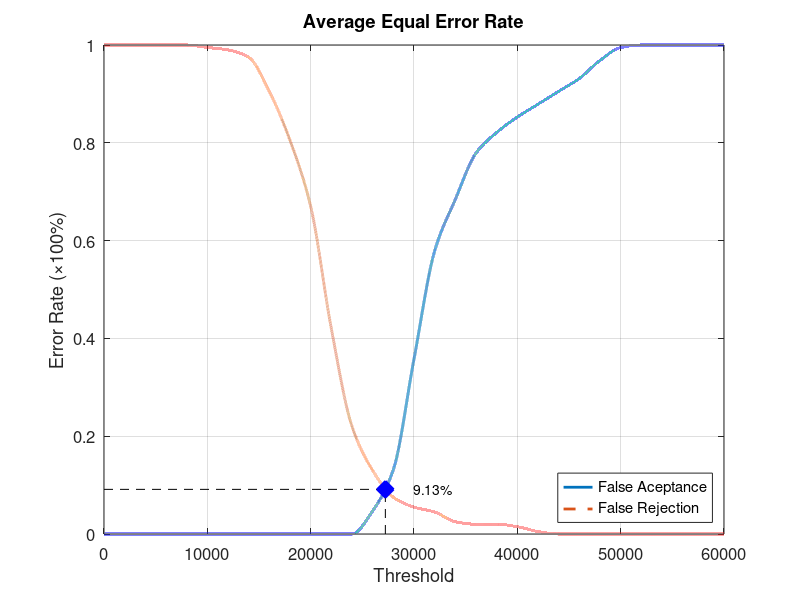
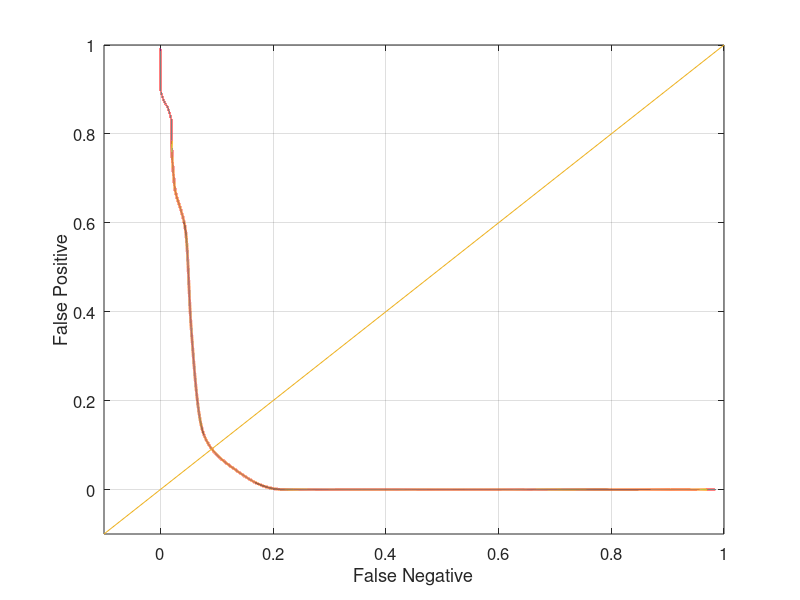

These charts were generated, in order, by the following MATLAB code:
function yEER = Database3_2
close all;
clear;
clc;
x = 0:2000:60000;
xq = 0:0.5:60000;

y0 = [0 0 0 0 0 0 0 0 0 0 0 0 0 0.0473684 0.131579 0.357895 0.578947 0.684211 0.778947 0.821053 0.852632 0.878947 0.905263 0.931579 0.968421 0.994737 1 1 1 1 1];
yy0 = interp1(x, y0, xq, 'pchip');
y1 = [1 1 1 1 1 0.995 0.99 0.975 0.905 0.805 0.67 0.42 0.22 0.13 0.075 0.055 0.045 0.025 0.02 0.02 0.015 0.005 0 0 0 0 0 0 0 0 0];
yy1 = interp1(x, y1, xq, 'pchip');

% Calculating EER: 
y2 = abs(y0 - y1);
find(y2 == min(y2))
yy2 = abs(yy0 - yy1);
xEER = find(yy2 == min(yy2));
xEERIndex = xq(xEER) % X-axis EER
yEER = yy0(xEER) % Y-axis EER

main = figure
plot(xq, yy0,'-','LineWidth', 2);	hold on
plot(xq, yy1,'--','LineWidth', 2);	hold on
plot([xEERIndex xEERIndex], [0 yEER], 'k--');	hold on
plot([0 xEERIndex], [yEER yEER], 'k--');	hold on
plot(xEERIndex, yEER, 'bx', 'LineWidth', 10);	hold on
text(xEERIndex + 10 * xEERIndex / 100, yEER, [num2str(round((10000 * yEER)) / 100) '%'])
legend('False Aceptance', 'False Rejection', 'Location', 'SouthEast')
xlabel('Threshold')
ylabel('Error Rate (\times100%)')
title('Average Equal Error Rate')
set(gca, 'FontSize', 12)
axis([0 60000 0 1])
grid on

print(main, 'Database3_2Main', '-dpng');
FNRxFPR = figure('Color', [1 1 1]);
plot(yy1, yy0, '-', yy1, yy0, 'LineWidth', 2);
hold on
y = -0.1:0.1:1
plot(y, y); 
set(gca, 'FontSize', 12)
xlabel('False Negative')
ylabel('False Positive')
axis([-0.1 1 -0.1 1])
set(gca, 'FontSize', 12)
grid on

print(FNRxFPR, 'Database3_2FNRxFPR','-dpng');
end
